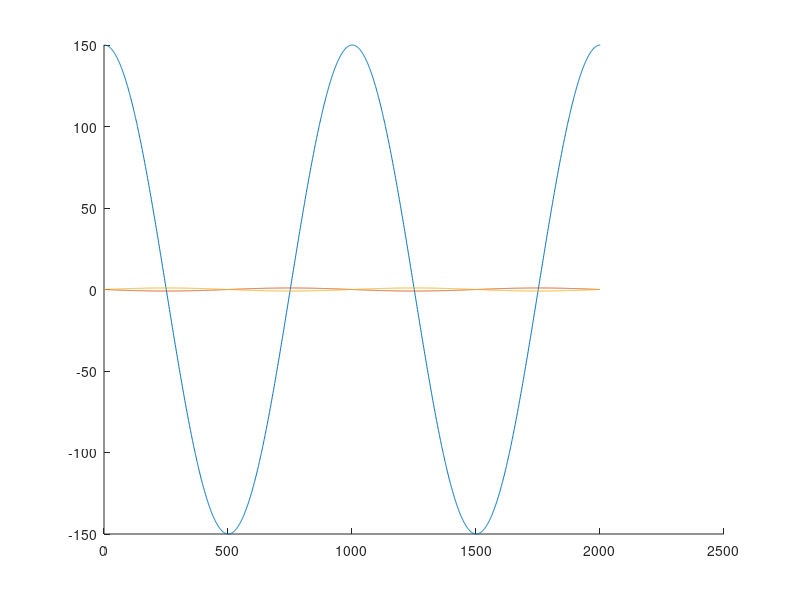

This chart was generated by the following MATLAB code: (Note: this script raises an error after producing the figure.)
%% generate open loop commands from goal 1st time
% in mm and ms

close all;
dt = 1; % ms
time_int = 50; % ms, needs to be inputted to teensy sketch

% for the sine waves
amplitude = 150;
a = 0:2000;
b = 1000:2000;

posGoal = [amplitude*cos(2*pi*a/1000)];
% [amplitude*cos(2*pi*a/2000)]
%[amplitude*cos(2*pi*a/500)] 
%    [amplitude*cos(2*pi*b/250)];
% 
  
% continuous velocity of the motors
Av = diff(posGoal)/dt; 
Bv = diff(-posGoal)/dt;

% scale from m/s to motor command levels (-255 to 255)
% initially by an arbitrary value, it will be adjusted each iteration
Av_initialCommand = Av * 6 + (Av >= 0).*Av*20 + 3;
Bv_initialCommand = Bv * 6 + (Bv >= 0).*Bv*20 + 3;

Av_disc = [];
Bv_disc = [];

% discretise motor command
for i = 1:time_int:numel(Av_initialCommand)
    Av_disc = [Av_disc Av_initialCommand(i)];
    Bv_disc = [Bv_disc Bv_initialCommand(i)];
end

figure(1); hold on;
plot(posGoal)
plot(Av);
plot(Bv);

output = "M ";
for i = 1:length(Av_disc)
    output = append(output, sprintf('%.0f ' , Av_disc(i)));
    output = append(output, sprintf('%.0f ' , Bv_disc(i)));
end
disp(output);

%% processing recorded data and plotting position date

% open the mocap matlab file first

close all;

encoder_scale = 30*pi/256; % counts to mm conversion
mocapFile = OL_sine_slowTwo0007; % change name of mocap mat file each time

teensyTable = readtable('CoolTerm_sine_slow_2nd.txt'); % insert name of teensy serial file
mocap_all_data = mocapFile.Trajectories.Labeled.Data; % add (1,:,:) at the end to select which label if multiple trajectories

mocapX = squeeze(mocap_all_data(1,1,:));
mocapY = squeeze(mocap_all_data(1,2,:));
mocap1D = sqrt(mocapX.^2 + mocapY.^2);
mocap1D = mocap1D - mocap1D(1); % so it starts at 0
mocapZ = squeeze(mocap_all_data(1,3,:)); % the height (z location)
mocapZ = mocapZ - mocapZ(1); % calibrate start height, add an offset the first time to increase tension (-220)

teensyArray = table2array(teensyTable);
Encoder1 = encoder_scale*(teensyArray(:, 2));
Encoder1 = Encoder1 - Encoder1(1);
Encoder2 = encoder_scale*(teensyArray(:, 4));
Encoder2 = Encoder2 - Encoder2(1);
M1_command = 1*(teensyArray(:, 1));
M2_command = 1*(teensyArray(:, 3));
teensyFrameRate = (teensyArray(:, 5));

% the number of ms between every data point
mocapSamplingInterval = 1000*1/mocapFile.FrameRate;
teensySamplingInterval = 1000/mean(teensyFrameRate);

% resample at every ms (like posGoal) so can differentiate and compute
% error later
Encoder1 = interp1(1:teensySamplingInterval:teensySamplingInterval*numel(Encoder1), Encoder1, 1:teensySamplingInterval*numel(Encoder1)); 
Encoder2 = interp1(1:teensySamplingInterval:teensySamplingInterval*numel(Encoder2), Encoder2, 1:teensySamplingInterval*numel(Encoder2)); 
mocap1D = interp1(1:mocapSamplingInterval:mocapSamplingInterval*numel(mocap1D), mocap1D, 1:mocapSamplingInterval*numel(mocap1D)); 
mocapZ = interp1(1:mocapSamplingInterval:mocapSamplingInterval*numel(mocapZ), mocapZ, 1:mocapSamplingInterval*numel(mocapZ));

% remove any NaN values that are created at the end of the interpolation
mocap1D = mocap1D(~isnan(mocap1D));
mocapZ = mocapZ(~isnan(mocapZ));
mocap1D = mocap1D(1,1:numel(Encoder1));
mocapZ = mocapZ(1,1:numel(Encoder1));

set(groot,'defaultLineLineWidth', 1.3)
figure('Renderer', 'painters', 'Position', [10 10 900 500]); hold on;
title("0.5 Hz and 1 Hz Sine Wave Position Data (initial command)", FontSize=13);
plot(-posGoal, 'color', 'black')
plot(Encoder1, 'color', [114 147 203]./215)
plot(Encoder2, 'color', [211 94 96]./215)
plot(mocapZ, 'color', [144 103 167]./255);
plot(mocap1D, 'color', "#EDB120");
ylabel("distance (mm)", FontSize=12)
xlabel("t (ms)", FontSize=12);
legend("Goal", "Encoder 1 reading", "Encoder 2 reading","Z location (mocap)", "1D location (mocap)")
set(gca,'fontsize', 14)

% for plotting the microcontrollers sampling rate:
figure('Renderer', 'painters', 'Position', [10 10 900 300]); hold on;
plot(1:teensySamplingInterval:teensySamplingInterval*numel(teensyFrameRate), teensyFrameRate); % move this to a plot below
xlabel("t (ms)", FontSize=12);
ylim([0 500])
ylabel({'Microcontroller';'Frame Rate (Hz)'});
set(gca,'fontsize', 14)


%% plotting velocity data and updating driving signal

% data is now all in mm (scale matching with goal) and matched up at start time

% update these to previous command (continuous) as generated each iteration
Av_old = Av_initialCommand;
Bv_old = Bv_initialCommand;

% differentiate the position arrays for velocities (m/s as its mm/ms)
mocap1D_vel = diff(mocap1D);
% En1_vel = diff(Encoder1);
% En2_vel = diff(Encoder2);
mocap1D_vel = mocap1D_vel(1, 1:numel(Av_old));
mocapZ = mocapZ(1, 1:numel(Av_initialCommand));

% gains for the different errors (tweak)
gain1D = 4.0;
gainZ = 0.05;
gainEn = 1;

% the errors from mocap 1D, mocap Z and each encoder
error1D = Av - mocap1D_vel;
errorZ = - mocapZ; % if its falling, increase both motors commands
errorEnA = posGoal - Encoder1(1:numel(posGoal));
errorEnB = -posGoal - Encoder2(1:numel(posGoal));
errorEnA = diff(errorEnA);
errorEnB = diff(errorEnB);

% updates for each motor
updateA = [error1D*gain1D zeros(1, numel(Av_old)-numel(error1D))] + [errorZ*gainZ zeros(1, numel(Av_old)-numel(errorZ))] + errorEnA*gainEn;
updateB = [-error1D*gain1D zeros(1, numel(Av_old)-numel(error1D))] + [errorZ*gainZ zeros(1, numel(Bv_old)-numel(errorZ))] + errorEnB*gainEn;

% new motor command sequences (each ms)
Av_new = Av_old + updateA;
Bv_new = Bv_old + updateB;

% limit maximum and minimum values
Av_new(Av_new > 127) = 127;
Av_new(Av_new < -127) = -127;
Bv_new(Bv_new > 127) = 127;
Bv_new(Bv_new < -127) = -127;

Av_new_disc = [];
Bv_new_disc = [];

% discretise motor command by averaging each chuck
for i = time_int+1:time_int:numel(posGoal)
    avg_A = mean(Av_new(i-time_int:i));
    avg_B = mean(Bv_new(i-time_int:i));
    Av_new_disc = [Av_new_disc avg_A];
    Bv_new_disc = [Bv_new_disc avg_B];
end

% create string to send to teensy with the new motor commands
output = "M ";
for i = 1:length(Av_new_disc)
    output = append(output, sprintf('%.0f ' , Av_new_disc(i)));
    output = append(output, sprintf('%.0f ' , Bv_new_disc(i)));
end
disp(output);

close all;
figure('Renderer', 'painters', 'Position', [10 10 900 600]); hold on;
plot(Av_new, 'color', [57 106 177]./255)
plot(Bv_new, 'color', [204 37 41]./255)
plot(Av_old, ':', 'color', [57 106 177]./255)
plot(Bv_old, ':', 'color', [204 37 41]./255)
plot(errorEnA*gainEn, 'color', [114 147 203]./215)
plot(errorEnB*gainEn, 'color', [211 94 96]./215)
plot(error1D*gain1D, 'color', "#EDB120")
plot(errorZ*gainZ, 'color', [144 103 167]./255)
legend("Motor 1 new", "Motor 2 new", "Motor 1 old", "Motor 2 old", "Encoder 1 error adjustment", "Encoder 2 error adjustment","mocap 1D error adjustment", "mocap Z error adjustment");
title("Step Response Velocity Adjustments (2nd iteration)", FontSize=13);
xlabel("t (ms)", FontSize=12);
ylabel("velocity (m/s)", FontSize=12)
set(gca,'fontsize', 14) 

% the unit is m/s but the errors are multiplied by a gain


